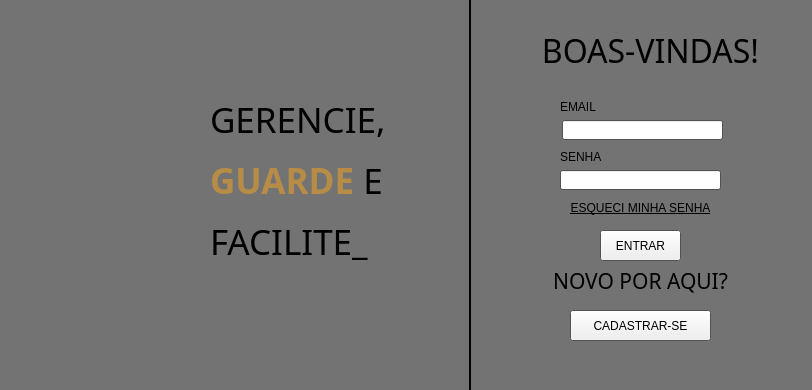
<?xml version="1.0" encoding="UTF-8"?>
<ui version="4.0">
 <class>MainWindow</class>
 <widget class="QMainWindow" name="MainWindow">
  <property name="windowModality">
   <enum>Qt::NonModal</enum>
  </property>
  <property name="geometry">
   <rect>
    <x>0</x>
    <y>0</y>
    <width>812</width>
    <height>390</height>
   </rect>
  </property>
  <property name="palette">
   <palette>
    <active>
     <colorrole role="Base">
      <brush brushstyle="SolidPattern">
       <color alpha="255">
        <red>255</red>
        <green>255</green>
        <blue>255</blue>
       </color>
      </brush>
     </colorrole>
     <colorrole role="Window">
      <brush brushstyle="SolidPattern">
       <color alpha="255">
        <red>115</red>
        <green>115</green>
        <blue>115</blue>
       </color>
      </brush>
     </colorrole>
     <colorrole role="Highlight">
      <brush brushstyle="SolidPattern">
       <color alpha="255">
        <red>182</red>
        <green>134</green>
        <blue>70</blue>
       </color>
      </brush>
     </colorrole>
     <colorrole role="Link">
      <brush brushstyle="SolidPattern">
       <color alpha="255">
        <red>182</red>
        <green>140</green>
        <blue>70</blue>
       </color>
      </brush>
     </colorrole>
     <colorrole role="LinkVisited">
      <brush brushstyle="SolidPattern">
       <color alpha="255">
        <red>182</red>
        <green>140</green>
        <blue>70</blue>
       </color>
      </brush>
     </colorrole>
     <colorrole role="AlternateBase">
      <brush brushstyle="SolidPattern">
       <color alpha="255">
        <red>255</red>
        <green>255</green>
        <blue>255</blue>
       </color>
      </brush>
     </colorrole>
    </active>
    <inactive>
     <colorrole role="Base">
      <brush brushstyle="SolidPattern">
       <color alpha="255">
        <red>255</red>
        <green>255</green>
        <blue>255</blue>
       </color>
      </brush>
     </colorrole>
     <colorrole role="Window">
      <brush brushstyle="SolidPattern">
       <color alpha="255">
        <red>115</red>
        <green>115</green>
        <blue>115</blue>
       </color>
      </brush>
     </colorrole>
     <colorrole role="Highlight">
      <brush brushstyle="SolidPattern">
       <color alpha="255">
        <red>182</red>
        <green>134</green>
        <blue>70</blue>
       </color>
      </brush>
     </colorrole>
     <colorrole role="Link">
      <brush brushstyle="SolidPattern">
       <color alpha="255">
        <red>182</red>
        <green>140</green>
        <blue>70</blue>
       </color>
      </brush>
     </colorrole>
     <colorrole role="LinkVisited">
      <brush brushstyle="SolidPattern">
       <color alpha="255">
        <red>182</red>
        <green>140</green>
        <blue>70</blue>
       </color>
      </brush>
     </colorrole>
     <colorrole role="AlternateBase">
      <brush brushstyle="SolidPattern">
       <color alpha="255">
        <red>255</red>
        <green>255</green>
        <blue>255</blue>
       </color>
      </brush>
     </colorrole>
    </inactive>
    <disabled>
     <colorrole role="Base">
      <brush brushstyle="SolidPattern">
       <color alpha="255">
        <red>115</red>
        <green>115</green>
        <blue>115</blue>
       </color>
      </brush>
     </colorrole>
     <colorrole role="Window">
      <brush brushstyle="SolidPattern">
       <color alpha="255">
        <red>115</red>
        <green>115</green>
        <blue>115</blue>
       </color>
      </brush>
     </colorrole>
     <colorrole role="Highlight">
      <brush brushstyle="SolidPattern">
       <color alpha="255">
        <red>182</red>
        <green>140</green>
        <blue>70</blue>
       </color>
      </brush>
     </colorrole>
     <colorrole role="Link">
      <brush brushstyle="SolidPattern">
       <color alpha="255">
        <red>182</red>
        <green>140</green>
        <blue>70</blue>
       </color>
      </brush>
     </colorrole>
     <colorrole role="LinkVisited">
      <brush brushstyle="SolidPattern">
       <color alpha="255">
        <red>182</red>
        <green>140</green>
        <blue>70</blue>
       </color>
      </brush>
     </colorrole>
     <colorrole role="AlternateBase">
      <brush brushstyle="SolidPattern">
       <color alpha="255">
        <red>255</red>
        <green>255</green>
        <blue>255</blue>
       </color>
      </brush>
     </colorrole>
    </disabled>
   </palette>
  </property>
  <property name="contextMenuPolicy">
   <enum>Qt::NoContextMenu</enum>
  </property>
  <property name="windowTitle">
   <string>Boas-vindas! Gerencie, Guarde e Facilite com CIPHER!A </string>
  </property>
  <property name="windowIcon">
   <iconset>
    <normalon>CIPHER_A_Logo_with_Cryptographic_Elements-removebg-preview.png</normalon>
   </iconset>
  </property>
  <property name="autoFillBackground">
   <bool>false</bool>
  </property>
  <property name="inputMethodHints">
   <set>Qt::ImhNone</set>
  </property>
  <property name="tabShape">
   <enum>QTabWidget::Rounded</enum>
  </property>
  <property name="unifiedTitleAndToolBarOnMac">
   <bool>false</bool>
  </property>
  <widget class="QWidget" name="centralwidget">
   <widget class="QLabel" name="boasvindas">
    <property name="geometry">
     <rect>
      <x>490</x>
      <y>20</y>
      <width>321</width>
      <height>61</height>
     </rect>
    </property>
    <property name="font">
     <font>
      <family>Lucida Sans Unicode</family>
      <pointsize>24</pointsize>
     </font>
    </property>
    <property name="text">
     <string>BOAS-VINDAS!</string>
    </property>
    <property name="alignment">
     <set>Qt::AlignCenter</set>
    </property>
   </widget>
   <widget class="QLabel" name="novoporaqu">
    <property name="geometry">
     <rect>
      <x>480</x>
      <y>250</y>
      <width>321</width>
      <height>61</height>
     </rect>
    </property>
    <property name="font">
     <font>
      <family>Lucida Sans Unicode</family>
      <pointsize>16</pointsize>
     </font>
    </property>
    <property name="inputMethodHints">
     <set>Qt::ImhExclusiveInputMask</set>
    </property>
    <property name="text">
     <string>NOVO POR AQUI?</string>
    </property>
    <property name="alignment">
     <set>Qt::AlignCenter</set>
    </property>
   </widget>
   <widget class="QLabel" name="label">
    <property name="geometry">
     <rect>
      <x>210</x>
      <y>80</y>
      <width>271</width>
      <height>201</height>
     </rect>
    </property>
    <property name="font">
     <font>
      <family>Lucida Sans Unicode</family>
      <pointsize>28</pointsize>
     </font>
    </property>
    <property name="layoutDirection">
     <enum>Qt::LeftToRight</enum>
    </property>
    <property name="lineWidth">
     <number>0</number>
    </property>
    <property name="text">
     <string>&lt;html&gt;&lt;head/&gt;&lt;body&gt;&lt;p&gt;&lt;span style=&quot; font-size:26pt;&quot;&gt;GERENCIE, &lt;/span&gt;&lt;/p&gt;&lt;p&gt;&lt;span style=&quot; font-size:26pt; font-weight:600; color:#b68c46;&quot;&gt;GUARDE&lt;/span&gt;&lt;span style=&quot; font-size:26pt;&quot;&gt; E &lt;/span&gt;&lt;/p&gt;&lt;p&gt;&lt;span style=&quot; font-size:26pt;&quot;&gt;FACILITE_&lt;/span&gt;&lt;/p&gt;&lt;/body&gt;&lt;/html&gt;</string>
    </property>
    <property name="textFormat">
     <enum>Qt::RichText</enum>
    </property>
    <property name="scaledContents">
     <bool>false</bool>
    </property>
    <property name="indent">
     <number>0</number>
    </property>
    <property name="textInteractionFlags">
     <set>Qt::NoTextInteraction</set>
    </property>
   </widget>
   <widget class="QLabel" name="image">
    <property name="geometry">
     <rect>
      <x>20</x>
      <y>90</y>
      <width>191</width>
      <height>191</height>
     </rect>
    </property>
    <property name="maximumSize">
     <size>
      <width>16777215</width>
      <height>16777215</height>
     </size>
    </property>
    <property name="text">
     <string/>
    </property>
    <property name="pixmap">
     <pixmap>CIPHER_A_Logo_with_Cryptographic_Elements-removebg-preview.png</pixmap>
    </property>
    <property name="scaledContents">
     <bool>true</bool>
    </property>
    <property name="textInteractionFlags">
     <set>Qt::NoTextInteraction</set>
    </property>
   </widget>
   <widget class="Line" name="line">
    <property name="geometry">
     <rect>
      <x>460</x>
      <y>0</y>
      <width>21</width>
      <height>391</height>
     </rect>
    </property>
    <property name="palette">
     <palette>
      <active>
       <colorrole role="WindowText">
        <brush brushstyle="SolidPattern">
         <color alpha="255">
          <red>255</red>
          <green>255</green>
          <blue>255</blue>
         </color>
        </brush>
       </colorrole>
       <colorrole role="Button">
        <brush brushstyle="SolidPattern">
         <color alpha="255">
          <red>0</red>
          <green>0</green>
          <blue>0</blue>
         </color>
        </brush>
       </colorrole>
       <colorrole role="Light">
        <brush brushstyle="SolidPattern">
         <color alpha="255">
          <red>0</red>
          <green>0</green>
          <blue>0</blue>
         </color>
        </brush>
       </colorrole>
       <colorrole role="Midlight">
        <brush brushstyle="SolidPattern">
         <color alpha="255">
          <red>0</red>
          <green>0</green>
          <blue>0</blue>
         </color>
        </brush>
       </colorrole>
       <colorrole role="Dark">
        <brush brushstyle="SolidPattern">
         <color alpha="255">
          <red>0</red>
          <green>0</green>
          <blue>0</blue>
         </color>
        </brush>
       </colorrole>
       <colorrole role="Mid">
        <brush brushstyle="SolidPattern">
         <color alpha="255">
          <red>0</red>
          <green>0</green>
          <blue>0</blue>
         </color>
        </brush>
       </colorrole>
       <colorrole role="Text">
        <brush brushstyle="SolidPattern">
         <color alpha="255">
          <red>255</red>
          <green>255</green>
          <blue>255</blue>
         </color>
        </brush>
       </colorrole>
       <colorrole role="BrightText">
        <brush brushstyle="SolidPattern">
         <color alpha="255">
          <red>255</red>
          <green>255</green>
          <blue>255</blue>
         </color>
        </brush>
       </colorrole>
       <colorrole role="ButtonText">
        <brush brushstyle="SolidPattern">
         <color alpha="255">
          <red>255</red>
          <green>255</green>
          <blue>255</blue>
         </color>
        </brush>
       </colorrole>
       <colorrole role="Base">
        <brush brushstyle="SolidPattern">
         <color alpha="255">
          <red>0</red>
          <green>0</green>
          <blue>0</blue>
         </color>
        </brush>
       </colorrole>
       <colorrole role="Window">
        <brush brushstyle="SolidPattern">
         <color alpha="255">
          <red>0</red>
          <green>0</green>
          <blue>0</blue>
         </color>
        </brush>
       </colorrole>
       <colorrole role="Shadow">
        <brush brushstyle="SolidPattern">
         <color alpha="255">
          <red>0</red>
          <green>0</green>
          <blue>0</blue>
         </color>
        </brush>
       </colorrole>
       <colorrole role="AlternateBase">
        <brush brushstyle="SolidPattern">
         <color alpha="255">
          <red>0</red>
          <green>0</green>
          <blue>0</blue>
         </color>
        </brush>
       </colorrole>
       <colorrole role="ToolTipBase">
        <brush brushstyle="SolidPattern">
         <color alpha="255">
          <red>255</red>
          <green>255</green>
          <blue>220</blue>
         </color>
        </brush>
       </colorrole>
       <colorrole role="ToolTipText">
        <brush brushstyle="SolidPattern">
         <color alpha="255">
          <red>0</red>
          <green>0</green>
          <blue>0</blue>
         </color>
        </brush>
       </colorrole>
      </active>
      <inactive>
       <colorrole role="WindowText">
        <brush brushstyle="SolidPattern">
         <color alpha="255">
          <red>255</red>
          <green>255</green>
          <blue>255</blue>
         </color>
        </brush>
       </colorrole>
       <colorrole role="Button">
        <brush brushstyle="SolidPattern">
         <color alpha="255">
          <red>0</red>
          <green>0</green>
          <blue>0</blue>
         </color>
        </brush>
       </colorrole>
       <colorrole role="Light">
        <brush brushstyle="SolidPattern">
         <color alpha="255">
          <red>0</red>
          <green>0</green>
          <blue>0</blue>
         </color>
        </brush>
       </colorrole>
       <colorrole role="Midlight">
        <brush brushstyle="SolidPattern">
         <color alpha="255">
          <red>0</red>
          <green>0</green>
          <blue>0</blue>
         </color>
        </brush>
       </colorrole>
       <colorrole role="Dark">
        <brush brushstyle="SolidPattern">
         <color alpha="255">
          <red>0</red>
          <green>0</green>
          <blue>0</blue>
         </color>
        </brush>
       </colorrole>
       <colorrole role="Mid">
        <brush brushstyle="SolidPattern">
         <color alpha="255">
          <red>0</red>
          <green>0</green>
          <blue>0</blue>
         </color>
        </brush>
       </colorrole>
       <colorrole role="Text">
        <brush brushstyle="SolidPattern">
         <color alpha="255">
          <red>255</red>
          <green>255</green>
          <blue>255</blue>
         </color>
        </brush>
       </colorrole>
       <colorrole role="BrightText">
        <brush brushstyle="SolidPattern">
         <color alpha="255">
          <red>255</red>
          <green>255</green>
          <blue>255</blue>
         </color>
        </brush>
       </colorrole>
       <colorrole role="ButtonText">
        <brush brushstyle="SolidPattern">
         <color alpha="255">
          <red>255</red>
          <green>255</green>
          <blue>255</blue>
         </color>
        </brush>
       </colorrole>
       <colorrole role="Base">
        <brush brushstyle="SolidPattern">
         <color alpha="255">
          <red>0</red>
          <green>0</green>
          <blue>0</blue>
         </color>
        </brush>
       </colorrole>
       <colorrole role="Window">
        <brush brushstyle="SolidPattern">
         <color alpha="255">
          <red>0</red>
          <green>0</green>
          <blue>0</blue>
         </color>
        </brush>
       </colorrole>
       <colorrole role="Shadow">
        <brush brushstyle="SolidPattern">
         <color alpha="255">
          <red>0</red>
          <green>0</green>
          <blue>0</blue>
         </color>
        </brush>
       </colorrole>
       <colorrole role="AlternateBase">
        <brush brushstyle="SolidPattern">
         <color alpha="255">
          <red>0</red>
          <green>0</green>
          <blue>0</blue>
         </color>
        </brush>
       </colorrole>
       <colorrole role="ToolTipBase">
        <brush brushstyle="SolidPattern">
         <color alpha="255">
          <red>255</red>
          <green>255</green>
          <blue>220</blue>
         </color>
        </brush>
       </colorrole>
       <colorrole role="ToolTipText">
        <brush brushstyle="SolidPattern">
         <color alpha="255">
          <red>0</red>
          <green>0</green>
          <blue>0</blue>
         </color>
        </brush>
       </colorrole>
      </inactive>
      <disabled>
       <colorrole role="WindowText">
        <brush brushstyle="SolidPattern">
         <color alpha="255">
          <red>0</red>
          <green>0</green>
          <blue>0</blue>
         </color>
        </brush>
       </colorrole>
       <colorrole role="Button">
        <brush brushstyle="SolidPattern">
         <color alpha="255">
          <red>0</red>
          <green>0</green>
          <blue>0</blue>
         </color>
        </brush>
       </colorrole>
       <colorrole role="Light">
        <brush brushstyle="SolidPattern">
         <color alpha="255">
          <red>0</red>
          <green>0</green>
          <blue>0</blue>
         </color>
        </brush>
       </colorrole>
       <colorrole role="Midlight">
        <brush brushstyle="SolidPattern">
         <color alpha="255">
          <red>0</red>
          <green>0</green>
          <blue>0</blue>
         </color>
        </brush>
       </colorrole>
       <colorrole role="Dark">
        <brush brushstyle="SolidPattern">
         <color alpha="255">
          <red>0</red>
          <green>0</green>
          <blue>0</blue>
         </color>
        </brush>
       </colorrole>
       <colorrole role="Mid">
        <brush brushstyle="SolidPattern">
         <color alpha="255">
          <red>0</red>
          <green>0</green>
          <blue>0</blue>
         </color>
        </brush>
       </colorrole>
       <colorrole role="Text">
        <brush brushstyle="SolidPattern">
         <color alpha="255">
          <red>0</red>
          <green>0</green>
          <blue>0</blue>
         </color>
        </brush>
       </colorrole>
       <colorrole role="BrightText">
        <brush brushstyle="SolidPattern">
         <color alpha="255">
          <red>255</red>
          <green>255</green>
          <blue>255</blue>
         </color>
        </brush>
       </colorrole>
       <colorrole role="ButtonText">
        <brush brushstyle="SolidPattern">
         <color alpha="255">
          <red>0</red>
          <green>0</green>
          <blue>0</blue>
         </color>
        </brush>
       </colorrole>
       <colorrole role="Base">
        <brush brushstyle="SolidPattern">
         <color alpha="255">
          <red>0</red>
          <green>0</green>
          <blue>0</blue>
         </color>
        </brush>
       </colorrole>
       <colorrole role="Window">
        <brush brushstyle="SolidPattern">
         <color alpha="255">
          <red>0</red>
          <green>0</green>
          <blue>0</blue>
         </color>
        </brush>
       </colorrole>
       <colorrole role="Shadow">
        <brush brushstyle="SolidPattern">
         <color alpha="255">
          <red>0</red>
          <green>0</green>
          <blue>0</blue>
         </color>
        </brush>
       </colorrole>
       <colorrole role="AlternateBase">
        <brush brushstyle="SolidPattern">
         <color alpha="255">
          <red>0</red>
          <green>0</green>
          <blue>0</blue>
         </color>
        </brush>
       </colorrole>
       <colorrole role="ToolTipBase">
        <brush brushstyle="SolidPattern">
         <color alpha="255">
          <red>255</red>
          <green>255</green>
          <blue>220</blue>
         </color>
        </brush>
       </colorrole>
       <colorrole role="ToolTipText">
        <brush brushstyle="SolidPattern">
         <color alpha="255">
          <red>0</red>
          <green>0</green>
          <blue>0</blue>
         </color>
        </brush>
       </colorrole>
      </disabled>
     </palette>
    </property>
    <property name="orientation">
     <enum>Qt::Vertical</enum>
    </property>
   </widget>
   <widget class="QLineEdit" name="lineEdit">
    <property name="geometry">
     <rect>
      <x>562</x>
      <y>120</y>
      <width>161</width>
      <height>20</height>
     </rect>
    </property>
    <property name="text">
     <string/>
    </property>
    <property name="alignment">
     <set>Qt::AlignCenter</set>
    </property>
   </widget>
   <widget class="QLabel" name="label_2">
    <property name="geometry">
     <rect>
      <x>560</x>
      <y>100</y>
      <width>47</width>
      <height>13</height>
     </rect>
    </property>
    <property name="text">
     <string>EMAIL</string>
    </property>
   </widget>
   <widget class="QLabel" name="label_3">
    <property name="geometry">
     <rect>
      <x>560</x>
      <y>150</y>
      <width>47</width>
      <height>13</height>
     </rect>
    </property>
    <property name="text">
     <string>SENHA</string>
    </property>
   </widget>
   <widget class="QLineEdit" name="lineEdit_2">
    <property name="geometry">
     <rect>
      <x>560</x>
      <y>170</y>
      <width>161</width>
      <height>20</height>
     </rect>
    </property>
    <property name="inputMethodHints">
     <set>Qt::ImhHiddenText|Qt::ImhNoAutoUppercase|Qt::ImhNoPredictiveText|Qt::ImhSensitiveData</set>
    </property>
    <property name="echoMode">
     <enum>QLineEdit::Password</enum>
    </property>
   </widget>
   <widget class="QLabel" name="label_4">
    <property name="geometry">
     <rect>
      <x>570</x>
      <y>200</y>
      <width>141</width>
      <height>16</height>
     </rect>
    </property>
    <property name="text">
     <string>&lt;html&gt;&lt;head/&gt;&lt;body&gt;&lt;p&gt;&lt;span style=&quot; text-decoration: underline;&quot;&gt;ESQUECI MINHA SENHA&lt;/span&gt;&lt;/p&gt;&lt;/body&gt;&lt;/html&gt;</string>
    </property>
    <property name="textFormat">
     <enum>Qt::RichText</enum>
    </property>
    <property name="alignment">
     <set>Qt::AlignCenter</set>
    </property>
   </widget>
   <widget class="QPushButton" name="pushButton">
    <property name="geometry">
     <rect>
      <x>600</x>
      <y>230</y>
      <width>81</width>
      <height>31</height>
     </rect>
    </property>
    <property name="text">
     <string>ENTRAR</string>
    </property>
   </widget>
   <widget class="QPushButton" name="pushButton_2">
    <property name="geometry">
     <rect>
      <x>570</x>
      <y>310</y>
      <width>141</width>
      <height>31</height>
     </rect>
    </property>
    <property name="text">
     <string>CADASTRAR-SE</string>
    </property>
   </widget>
  </widget>
 </widget>
 <resources/>
 <connections/>
</ui>
